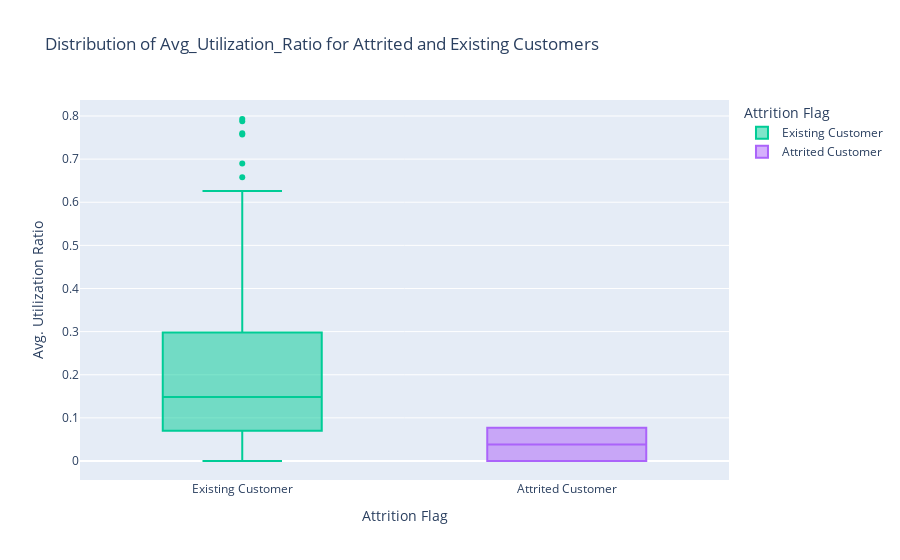

The notebook cell saved with this chart:
### Markdown cell above
### 2)How does the distribution of 'Avg_Utilization_Ratio' differ between attrited and existing customers based on the box plot?

### Code cell
import plotly.express as px
import pandas as pd

# Assuming Bank is your DataFrame
df = pd.DataFrame(Bank)

# Create a box plot with Plotly Express
fig = px.box(df, x='Attrition_Flag', y='Avg_Utilization_Ratio',
             color='Attrition_Flag',
             category_orders={'Attrition_Flag': ['Existing', 'Attrited']},
             title='Distribution of Avg_Utilization_Ratio for Attrited and Existing Customers',
             labels={'Attrition_Flag': 'Attrition Flag', 'Avg_Utilization_Ratio': 'Avg. Utilization Ratio'})

# Show the plot
fig.show()

### Figure 1 — Plotly figure (JSON) as saved in the notebook; plotly's stock layout.template omitted (floating-point values rounded to 4 significant figures)
{"data": [{"alignmentgroup": "True", "hovertemplate": "Attrition Flag=%{x}<br>Avg. Utilization Ratio=%{y}<extra></extra>", "legendgroup": "Existing Customer", "marker": {"color": "#00cc96"}, "name": "Existing Customer", "notched": false, "offsetgroup": "Existing Customer", "orientation": "v", "showlegend": true, "type": "box", "x": ["Existing Customer", "Existing Customer", "Existing Customer", "Existing Customer", "Existing Customer", "Existing Customer", "Existing Customer", "Existing Customer", "Existing Customer", "Existing Customer", "Existing Customer", "Existing Customer", "Existing Customer", "Existing Customer", "Existing Customer", "Existing Customer", "Existing Customer", "Existing Customer", "Existing Customer", "Existing Customer", "Existing Customer", "Existing Customer", "Existing Customer", "Existing Customer", "Existing Customer", "Existing Customer", "Existing Customer", "Existing Customer", "Existing Customer", "Existing Customer", "Existing Customer", "Existing Customer", "Existing Customer", "Existing Customer", "Existing Customer", "Existing Customer", "Existing Customer", "Existing Customer", "Existing Customer", "Existing Customer", "Existing Customer", "Existing Customer", "Existing Customer", "Existing Customer", "Existing Customer", "Existing Customer", "Existing Customer", "Existing Customer"], "x0": " ", "xaxis": "x", "y": [0.061, 0.105, 0, 0.76, 0, 0.311, 0.066, 0.048, 0.113, 0.144, 0.217, 0.174, 0, 0.195, 0.279, 0.23, 0.078, 0.095, 0.788, 0.08, 0.086, 0.152, 0.626, 0, 0.215, 0.093, 0.099, 0, 0.285, 0.658, 0.69, 0.282, 0.562, 0.135, 0.544, 0.757, 0, 0.241, 0.018, 0.355, 0.145, 0, 0.209, 0, 0.626, 0.793, 0.074, 0.259], "y0": " ", "yaxis": "y"}, {"alignmentgroup": "True", "hovertemplate": "Attrition Flag=%{x}<br>Avg. Utilization Ratio=%{y}<extra></extra>", "legendgroup": "Attrited Customer", "marker": {"color": "#ab63fa"}, "name": "Attrited Customer", "notched": false, "offsetgroup": "Attrited Customer", "orientation": "v", "showlegend": true, "type": "box", "x": ["Attrited Customer", "Attrited Customer"], "x0": " ", "xaxis": "x", "y": [0, 0.077], "y0": " ", "yaxis": "y"}], "layout": {"boxmode": "overlay", "legend": {"title": {"text": "Attrition Flag"}, "tracegroupgap": 0}, "title": {"text": "Distribution of Avg_Utilization_Ratio for Attrited and Existing Customers"}, "xaxis": {"anchor": "y", "categoryarray": ["Existing", "Attrited", "Existing Customer", "Attrited Customer"], "categoryorder": "array", "domain": [0, 1], "title": {"text": "Attrition Flag"}}, "yaxis": {"anchor": "x", "domain": [0, 1], "title": {"text": "Avg. Utilization Ratio"}}}}
